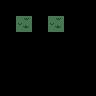

The image is a tile-based game level rendered from a .tmx file. Its description and complete source (layers, tilesets, objects, tile grids) follow:
An orthogonal 6x6 tile map with 16x16 px tiles, 1 tile layer (regions), 14 hidden layers not drawn and 2 objects (water, rock).

<map version="1.0" tiledversion="1.0.3" orientation="orthogonal" renderorder="right-down" width="6" height="6" tilewidth="16" tileheight="16" nextobjectid="5">
 <tileset firstgid="1" source="maintileset.tsx" />
 <layer name="regions" width="6" height="6">
  <data encoding="csv">
0,0,0,0,0,0,
0,33,0,33,0,0,
0,0,0,0,0,0,
0,0,0,0,0,0,
0,0,0,0,0,0,
0,0,0,0,0,0
</data>
 </layer>
 <layer name="input_Inter" width="6" height="6" visible="0">
  <data encoding="csv">
0,0,0,0,0,0,
0,74,0,0,0,0,
0,0,0,0,0,0,
0,0,0,0,0,0,
0,0,0,0,0,0,
0,0,0,0,0,0
</data>
 </layer>
 <layer name="inputRock_Inter" width="6" height="6" visible="0">
  <data encoding="csv">
0,0,0,0,0,0,
0,0,0,91,0,0,
0,0,0,0,0,0,
0,0,0,0,0,0,
0,0,0,0,0,0,
0,0,0,0,0,0
</data>
 </layer>
 <layer name="inputRock_Inter" width="6" height="6" visible="0">
  <data encoding="csv">
0,0,0,0,0,0,
0,0,0,101,0,0,
0,0,0,0,0,0,
0,0,0,0,0,0,
0,0,0,0,0,0,
0,0,0,0,0,0
</data>
 </layer>
 <layer name="inputRock_Inter" width="6" height="6" visible="0">
  <data encoding="csv">
0,0,0,0,0,0,
0,0,0,102,0,0,
0,0,0,0,0,0,
0,0,0,0,0,0,
0,0,0,0,0,0,
0,0,0,0,0,0
</data>
 </layer>
 <layer name="inputRock_Inter" width="6" height="6" visible="0">
  <data encoding="csv">
0,0,0,0,0,0,
0,0,0,96,0,0,
0,0,0,0,0,0,
0,0,0,0,0,0,
0,0,0,0,0,0,
0,0,0,0,0,0
</data>
 </layer>
 <layer name="inputRock_Inter" width="6" height="6" visible="0">
  <data encoding="csv">
0,0,0,0,0,0,
0,0,0,106,0,0,
0,0,0,0,0,0,
0,0,0,0,0,0,
0,0,0,0,0,0,
0,0,0,0,0,0
</data>
 </layer>
 <layer name="inputRock_Inter" width="6" height="6" visible="0">
  <data encoding="csv">
0,0,0,0,0,0,
0,0,0,104,0,0,
0,0,0,0,0,0,
0,0,0,0,0,0,
0,0,0,0,0,0,
0,0,0,0,0,0
</data>
 </layer>
 <layer name="input_Inter" width="6" height="6" visible="0">
  <data encoding="csv">
0,0,0,0,0,0,
0,65,0,0,0,0,
0,0,0,0,0,0,
0,0,0,0,0,0,
0,0,0,0,0,0,
0,0,0,0,0,0
</data>
 </layer>
 <layer name="input_Inter" width="6" height="6" visible="0">
  <data encoding="csv">
0,0,0,0,0,0,
0,73,0,0,0,0,
0,0,0,0,0,0,
0,0,0,0,0,0,
0,0,0,0,0,0,
0,0,0,0,0,0
</data>
 </layer>
 <layer name="input_Inter" width="6" height="6" visible="0">
  <data encoding="csv">
0,0,0,0,0,0,
0,65,0,0,0,0,
0,0,0,0,0,0,
0,0,0,0,0,0,
0,0,0,0,0,0,
0,0,0,0,0,0
</data>
 </layer>
 <layer name="input_Inter" width="6" height="6" visible="0">
  <data encoding="csv">
0,0,0,0,0,0,
0,72,0,0,0,0,
0,0,0,0,0,0,
0,0,0,0,0,0,
0,0,0,0,0,0,
0,0,0,0,0,0
</data>
 </layer>
 <layer name="input_Inter" width="6" height="6" visible="0">
  <data encoding="csv">
0,0,0,0,0,0,
0,71,0,0,0,0,
0,0,0,0,0,0,
0,0,0,0,0,0,
0,0,0,0,0,0,
0,0,0,0,0,0
</data>
 </layer>
 <layer name="input_Inter" width="6" height="6" visible="0">
  <data encoding="csv">
0,0,0,0,0,0,
0,62,0,0,0,0,
0,0,0,0,0,0,
0,0,0,0,0,0,
0,0,0,0,0,0,
0,0,0,0,0,0
</data>
 </layer>
 <layer name="input_Inter" width="6" height="6" visible="0">
  <data encoding="csv">
0,0,0,0,0,0,
0,63,0,0,0,0,
0,0,0,0,0,0,
0,0,0,0,0,0,
0,0,0,0,0,0,
0,0,0,0,0,0
</data>
 </layer>
 <objectgroup name="output_Reactive">
  <object id="1" name="water" type="water" x="16" y="16" width="16" height="16" />
 </objectgroup>
 <objectgroup name="outputRock_Reactive">
  <object id="4" name="rock" type="rock" x="48" y="16" width="16" height="16" />
 </objectgroup>
</map>
